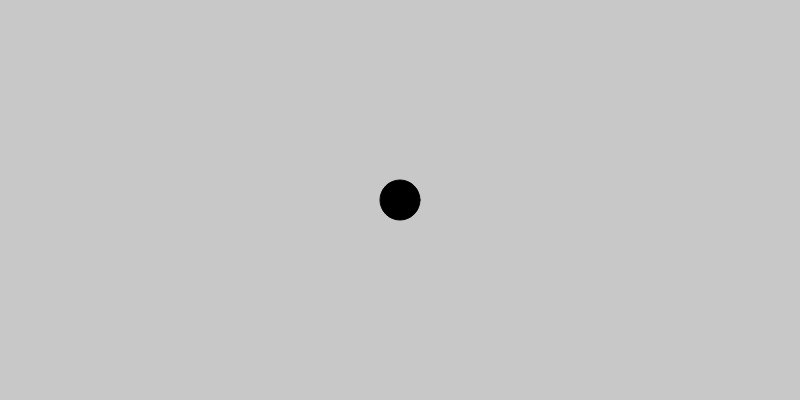
Frame 1 (no input)
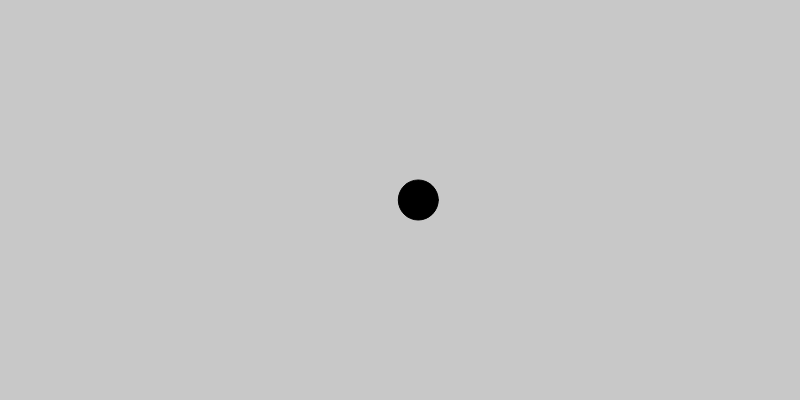
Frame 60 (no input)
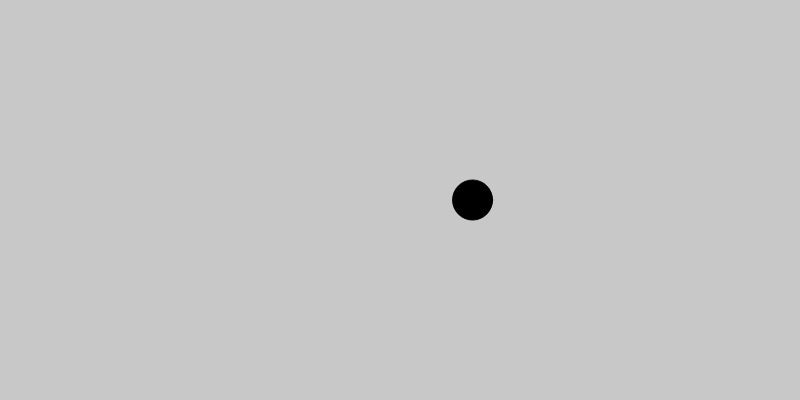
Frame 120 (the mouse pressed at the canvas centre since frame 60)

The p5.js sketch that drew these frames (run headless with seeded random() and noise() and a simulated clock; from frame 60 on, the mouse is pressed at the canvas centre):

// p5.js sketch
// ── sketch.js
// Constructor function for Ball
function Ball(){
    // Define position and velocity vectors
    this.position = createVector(width/2,height/2);
    this.velocity = createVector(0, 0);
    this.acceleration = createVector(0.01,0);

    // Define Diameter and Radius of ball
    this.d = 40;
    this.r = this.d/2;

    this.move = function(){
        // add position, acceleration & velocity vectors
        this.velocity.add(this.acceleration);
        this.position.add(this.velocity);
    }

    // Wall Collision
    this.bounce = function(){
        if (((this.position.x+this.r) > width) || ((this.position.x-this.r) < 0)){
            this.velocity.x = this.velocity.x * -1;
        } else if (((this.position.y+this.r) > height)||((this.position.y-this.r) < 0)){
            this.velocity.y = this.velocity.y * -1;
        }
    }

    // Astroids style clip movement (Exit left, enter right)
    this.astroid = function(){
        if (((this.position.x) > width) || ((this.position.x) < 0)){
            this.position.x = 0;
        } else if (((this.position.y) > height)||((this.position.y) < 0)){
            this.position.y = 0;
        }
    }

    this.render = function(){
        fill(0);
        ellipse(this.position.x, this.position.y, this.d, this.d);
    }
}

// Setup
function setup() {
    // Create Canvas
    createCanvas(800, 400);

    b = new Ball();
}

// Draw Loop
function draw() {
    background(200);
    b.astroid();
    b.move();

    b.render();
}
